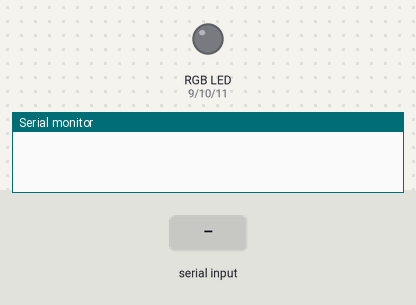
The sketch below on a simulated Arduino Uno, built with avr-gcc and run on an emulated ATmega328P. Parts: an RGB LED mixed from three pins (HIGH = lit), the last lines printed to the serial monitor. The inputs (shaded band) are chosen by the test bench.

Above: at 1.2 s.
1.3 s: "90,45\n" received over Serial
At 3.2 s:
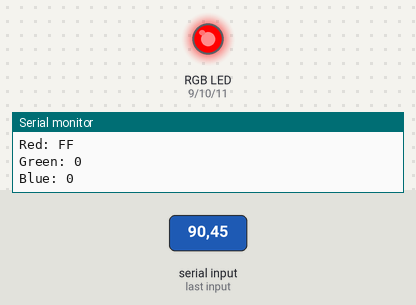
3.5 s: "30,150\n" received over Serial
At 5.2 s:
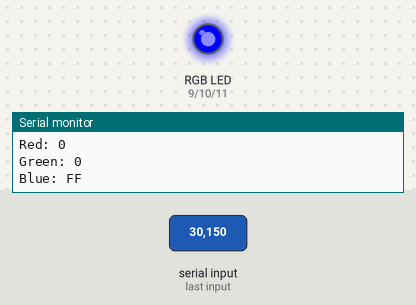
5.7 s: "90\n" received over Serial
At 7.5 s:
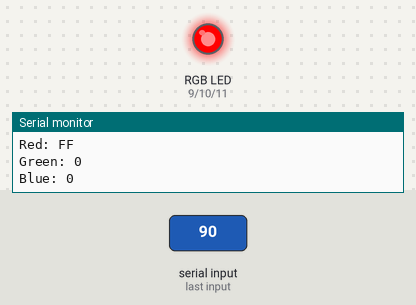
7.8 s: "5\n" received over Serial
At 9.5 s:
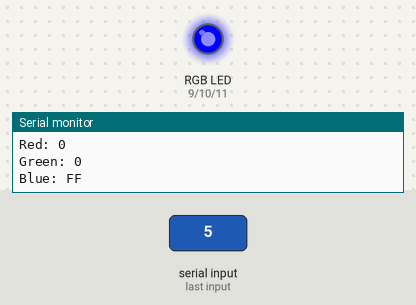
10.0 s: "200\n" received over Serial
At 11.2 s:
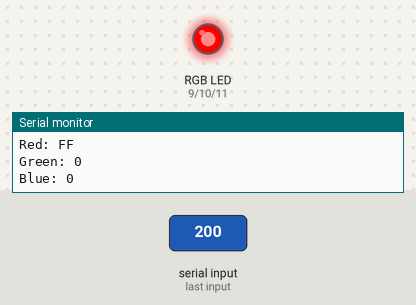
Timing chart, 0 to 13.0 s (numbered marks = the images above; inputs shaded):
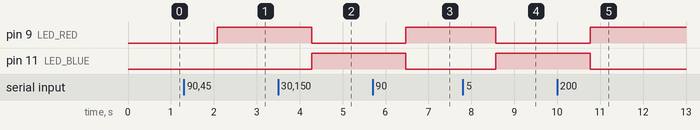

The sketch:

TempColor.ino
```cpp
// LED Driver Pins (Ethernet shield uses 10-13 for network stuff, so don't use those)
#define LED_RED 9
#define LED_GREEN 10
#define LED_BLUE 11

// Color definitions, using 0x0RGB.
#define RED 0x0F00
#define GREEN 0x00F0
#define BLUE 0x000F
#define WHITE 0x0FFF
#define YELLOW 0x0FF0
#define GREY 0x0444
#define BLACK 0x0000
#define PURPLE 0x0F0F
#define LIGHTGREEN 0x08F8
#define LIGHTBLUE 0x088F
#define LIGHTRED 0x0F88

// Temp interpretation
#define TEMP_HOT 80
#define TEMP_WARM 75
#define TEMP_COOL 70
#define TEMP_COLD 65

// Debugging config
#define DEBUG 1        // Conditional Compilation
float temp;
int current_Color = 0;
String inString = "";

void setup() {
  // put your setup code here, to run once:

  Serial.begin(9600);

}

void loop() {
// Read serial input:
  while (Serial.available() > 0) {
    int inChar = Serial.read();

    if (inChar != '\n') {

      // As long as the incoming byte
      // is not a newline,
      // convert the incoming byte to a char
      // and add it to the string
      inString += (char)inChar;
    }
    // if you get a newline, print the string,
    // then the string's value as a float:
    else {
      temp = inString.toFloat();
      if (temp > TEMP_HOT) {
        LED_Display(RED, current_Color, true);
        current_Color = RED;
      } else if (temp > TEMP_WARM) {
        LED_Display(YELLOW, current_Color, true);
        current_Color = YELLOW;
      } else if (temp > TEMP_COOL) {
        LED_Display(GREEN, current_Color, true);
        current_Color = GREEN;
      } else {
        LED_Display(BLUE, current_Color, true);
        current_Color = BLUE;
      }
      // clear the string for new input:
      inString = "";
    }
  }
}
```

LEDDisplay.ino
```cpp
#define FADE_INTERVAL_MS 3  //milliseconds for each step of the fade sequence (full fade takes 255 * this number to complete)


// Set LED intensities for a 3-color LED or strip. "color" is 4 bits each for RGB. "0" for off, "F" for full on. For example,
// Red is 0x0F00 (in hex), Green is 0x00F0, Blue is 0x000F, Yellow is 0x0FF0, etc.
// fade_color is the color we are fading from; fade = true turns on fading, fade = false skips it

void LED_Display(unsigned int color, unsigned int fade_color, boolean fade) {
  unsigned int red = (color >> 8) & 0xF;
  red |= (red << 4);
  unsigned int green = (color >> 4) & 0xF;
  green |= (green << 4);
  unsigned int blue = color & 0xF;
  blue |= (blue << 4);
#if defined(DEBUG)
  Serial.print("Red: ");
  Serial.println(red, HEX);
  Serial.print("Green: ");
  Serial.println(green, HEX);
  Serial.print("Blue: ");
  Serial.println(blue, HEX);
#endif
  if (fade) {
    unsigned int fade_red = (fade_color >> 8) & 0xF;
    fade_red |= (fade_red << 4);
    unsigned int fade_green = (fade_color >> 4) & 0xF;
    fade_green |= (fade_green << 4);
    unsigned int fade_blue = fade_color & 0xF;
    fade_blue |= (fade_blue << 4);

    int red_inc = 0;
    if (fade_red > red) red_inc = -1;
    else if (fade_red < red) red_inc = 1;
    int green_inc = 0;
    if (fade_green > green) green_inc = -1;
    else if (fade_green < green) green_inc = 1;
    int blue_inc = 0;
    if (fade_blue > blue) blue_inc = -1;
    else if (fade_blue < blue) blue_inc = 1;

    for (int i = 0; i < 255; i++) {
      if (fade_red != red) fade_red += red_inc;
      if (fade_green != green) fade_green += green_inc;
      if (fade_blue != blue) fade_blue += blue_inc; \
      analogWrite(LED_RED, fade_red);
      analogWrite(LED_GREEN, fade_green);
      analogWrite(LED_BLUE, fade_blue);
      delay(FADE_INTERVAL_MS);
    }
  }
  analogWrite(LED_RED, red);
  analogWrite(LED_GREEN, green);
  analogWrite(LED_BLUE, blue);
}
```

Measured:
- after the input at 1.3 s, pin 9 (LED_RED): LOW → HIGH after 0.78 s
- after the input at 3.5 s, pin 9 (LED_RED): HIGH → LOW after 0.78 s; pin 11 (LED_BLUE): LOW → HIGH after 0.78 s
- after the input at 5.7 s, pin 9 (LED_RED): LOW → HIGH after 0.77 s; pin 11 (LED_BLUE): HIGH → LOW after 0.77 s
- after the input at 7.8 s, pin 9 (LED_RED): HIGH → LOW after 0.77 s; pin 11 (LED_BLUE): LOW → HIGH after 0.77 s
- after the input at 10.0 s, pin 9 (LED_RED): LOW → HIGH after 0.77 s; pin 11 (LED_BLUE): HIGH → LOW after 0.77 s
